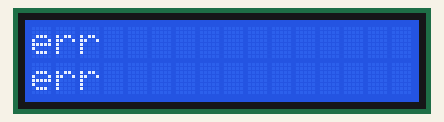
Recording of a sketch running on a simulated Arduino Uno, built with avr-gcc and run on an emulated ATmega328P. Shown: 16×2 character LCD. The local clock reads 2024-03-15 10:24:30 at power-on unless the sketch sets it; storage starts empty; what the sketch prints to the serial monitor is not drawn.

Above: at 0.2 s.
At 1.3 s:
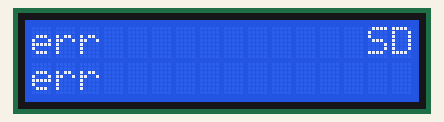

Measured:
- what the display in image 0 shows lasts 1.1 s, from 0.2 s to 1.3 s

The sketch:

Data_logger_GPS_NANO.ino
```cpp
#include <SPI.h>
#include <Wire.h>
#include <LiquidCrystal_I2C.h>
#include <virtuabotixRTC.h>
#include <SD.h>
//----------------------------------------------------------------------
//Pin Configuration
int clk=7;
int dat=6;
int rst=5;

int ss=10;
//----------------------------------------------------------------------
//Device Object
LiquidCrystal_I2C lcd(0x27,16,2);
virtuabotixRTC ds(clk,dat,rst);
File ff;
//----------------------------------------------------------------------
//Working Variables
String tmp;
String tuple;
int i,j;
boolean rgps=true;
String caploc,m;
String gps1="err";
String gps2="err";
int gpst=10;
//----------------------------------------------------------------------
//DataSets
String fname="GPS.txt";
boolean stat[2];
char timest[8];
char datest[10];
String sdstat;
String lgzd;
//----------------------------------------------------------------------

void setup()
{
  Serial.begin(9600);
  lcd.begin();
  SD.begin(ss);
}

void loop()
{
  tuple=getTuple();
  writeLog(tuple);
  Serial.println(tuple);
  delay(1000);
}

//----------------------------------------------------------------------
//Data Assembly
String getTuple()
{
  tuple="";
  tuple+=stampDateTime()+","+getLoc();
  //LCD
  delay(10);
  lcd.setCursor(0,0);
  lcd.print(com(gps1,13));
  delay(10);
  lcd.setCursor(0,1);
  lcd.print(com(gps2,13));
  delay(10);
  lcd.setCursor(14,0);
  lcd.print(sdstat);
  return tuple;
}

String com(String str,int tspace)
{
  i=tspace-str.length();
  for(j=1;j<=i;j++)
  {
    str+=" ";
  }
  return str;
}

//----------------------------------------------------------------------
//DS1302

String fetchTime()
{
  int tmptime;
  tmptime=ds.hours;
  timest[0]=(tmptime/10)+48;
  timest[1]=(tmptime%10)+48;
  timest[2]=':';
  tmptime=ds.minutes;
  timest[3]=(tmptime/10)+48;
  timest[4]=(tmptime%10)+48;
  timest[5]=':';
  tmptime=ds.seconds;
  timest[6]=(tmptime/10)+48;
  timest[7]=(tmptime%10)+48;
  tmp="";
  for(i=0;i<8;i++)
  {
    tmp+=timest[i];
  }
  return tmp;
}

String fetchDate()
{
  int tmpdate;
  tmpdate=ds.dayofmonth;
  datest[0]=(tmpdate/10)+48;
  datest[1]=(tmpdate%10)+48;
  datest[2]='-';
  tmpdate=ds.month;
  datest[3]=(tmpdate/10)+48;
  datest[4]=(tmpdate%10)+48;
  datest[5]='-';
  tmpdate=ds.year;
  datest[6]=(tmpdate/1000)+48;
  datest[7]=((tmpdate/100)%10)+48;
  datest[8]=((tmpdate/10)%10)+48;
  datest[9]=(tmpdate%10)+48;
  tmp="";
  for(i=0;i<10;i++)
  {
    tmp+=datest[i];
  }
  return tmp;
}

String stampDateTime()
{
  ds.updateTime();
  return fetchDate()+","+fetchTime();
}

//----------------------------------------------------------------------
//SD Card Adapter


void writeLog(String lg)
{
  ff=SD.open(fname,FILE_WRITE);
  if(ff)
  {
    sdstat="SD";
    Serial.println("LOGGING !!!");
    ff.println(lg);
  }
  else
  {
    sdstat="ER";
    Serial.println("NOT LOGGING !!!");
    SD.begin(ss);
  }
  ff.close();
}

//----------------------------------------------------------------------
//GPS
String getLoc()
{
  int gsnap=millis();
  rgps=true;
  while(rgps==true&&((millis()-gsnap)<=30));
  return caploc;
}

void serialEvent()
{
  //Serial.println("event called !!!");
  m=rmsg1();
  if(rgps==true)
  {
    //Serial.println("if true !!!");
    m=gps(m);
    //Serial.println(m);
    if(m!="err"||!m.equals("err"))
    {
      caploc=m;
      gpst=caploc.indexOf(' ');
      gps1=caploc.substring(0,gpst);
      gps2=caploc.substring(gpst+1);
      gpst=10;
      rgps=false;
    }
    else if(gpst!=1)
    {
      gpst=(gpst>1)?gpst-1:gpst;
    }
    else
    {
      rgps=false;
      caploc="err";
      gps1="err";
      gps2="err";
      //Serial.println("error");
    }
  }
}

String gps(String a)
{
  String loc="err";
  float deci;
  int ins,iew;
  String div1,div2;
  if(a.indexOf("GPRMC")!=-1&&a.indexOf("A")==17)
  {
    if((ins=a.indexOf('N'))!=-1)
    {
      div1=a.substring(0,ins-1);
      div1=div1.substring(div1.lastIndexOf(',')+1,ins-1);
    }
    else if((ins=a.indexOf('S'))!=-1)
    {
      div1=a.substring(0,ins-1);
      div1=div1.substring(div1.lastIndexOf(',')+1,ins-1);
    }
    else
    {
      return loc;
    }
    if((iew=a.indexOf('E'))!=-1)
    {
      div2=a.substring(ins+2,iew-1);
    }
    else if((iew=a.indexOf('W'))!=-1)
    {
      div2=a.substring(ins+2,iew-1);
    }
    else
    {
      return loc;
    }
    deci=div1.toFloat();
    deci=60*(deci-((int)deci));
    loc=String(div1.substring(0,2).toInt())+"*"+String(div1.substring(2,4).toInt())+(char)(39);
    loc+=String(deci)+(char)(34)+a.charAt(ins)+" ";

    deci=div2.toFloat();
    deci=60*(deci-((int)deci));
    loc+=String(div2.substring(0,3).toInt())+"*"+String(div2.substring(3,5).toInt())+(char)(39);
    loc+=String(deci)+(char)(34)+a.charAt(iew);
    return loc;
  }
  return loc;
}

String rmsg1()
{
  m="";
  char c='\0';
    while(Serial.available()>0)
    {
      c=Serial.read();
      if(c=='\n'||c=='\r')
      {
        if(Serial.available()>0)
        {
          c=Serial.read();
        }
        break;
      }
      delay(2);
      m+=c;
    }
    Serial.flush();
   return m;
}
```
